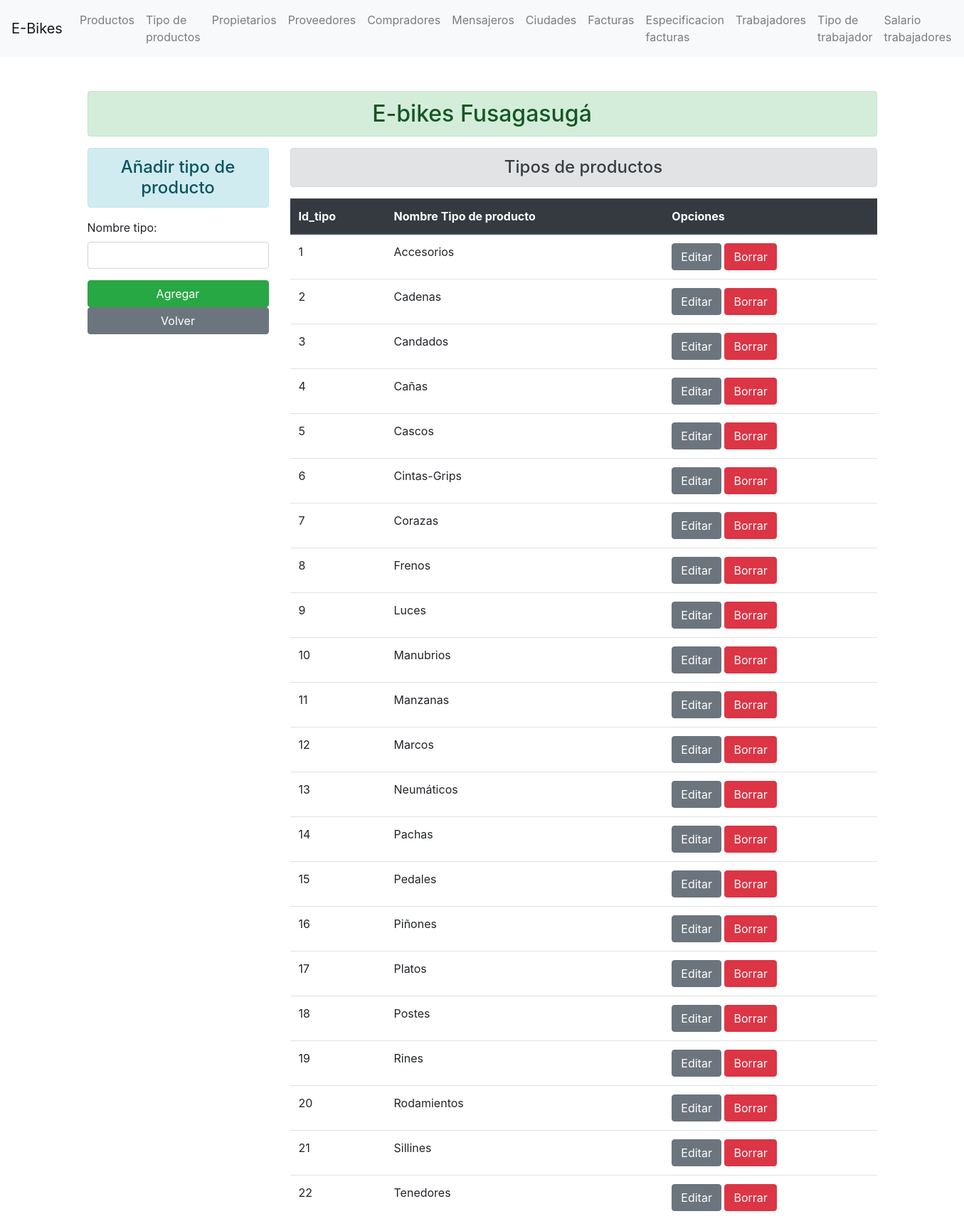
The page /tipoproducto/ on the database its author committed.
### enroll/models.py (models this page shows)
class Tipo_Producto(models.Model):
    id_tipo = models.AutoField(auto_created=True, primary_key=True)
    nombre_tipo = models.CharField(max_length=70)

### enroll/views.py (the view)
# urls.py: path('tipoproducto/', views.add_tipoproducto, name="addtipoproducto" ),
def add_tipoproducto(request):
    if request.method == 'POST':
        fm = Tipo_ProductoRegistration(request.POST)
        if fm.is_valid():
            nt = fm.cleaned_data['nombre_tipo']
            reg = Tipo_Producto(nombre_tipo=nt)
            reg.save()
            fm = Tipo_ProductoRegistration()
    else:
        fm = Tipo_ProductoRegistration()
    tipoproducto_add = Tipo_Producto.objects.all()
    return render(request, 'enroll/addtipoproducto.html', {'form':fm, 'tipoproducto':tipoproducto_add})

### enroll/forms.py
class Tipo_ProductoRegistration(forms.ModelForm):
    class Meta:
        model = Tipo_Producto
        fields = ['nombre_tipo']
        widgets = {
            'nombre_tipo': forms.TextInput(attrs={'class':'form-control'}),
        }

### enroll/templates/enroll/addtipoproducto.html (shortened to what this page needs)
{% extends 'enroll/base.html' %}
{% block content  %}
    <div class="row">
        <div class="col-sm-3">
            <h4 class="text-center alert alert-info">Añadir tipo de producto</h4>
            <form action=" " method="POST">
                {{form.as_p}}
                <input type="submit" class="btn btn-success btn-block" value="Agregar" >
            </form>
            <a class="btn btn-secondary btn-block" href="/">Volver</a>
        </div>
        <div class="col-sm-9">
            <h4 class="text-center alert alert-secondary">Tipos de productos</h4>
            {% if tipoproducto %}
                <table class="table">
                    <thead class="thead-dark">
                    <tr>
                        <th scope="col">Id_tipo</th>
                        <th scope="col">Nombre Tipo de producto</th>
                        <th scope="col">Opciones</th>
                    </tr>
                    </thead>
                    <tbody>
                        {% for tipoproductos in tipoproducto %}
                        <tr>
                            <td>{{tipoproductos.id_tipo}}</td>
                            <td>{{tipoproductos.nombre_tipo}}</td>
                            <td>
                                <a href="{% url 'updatetipoproducto' tipoproductos.id_tipo %}" class="btn btn-secondary bt-sm" >Editar</a>
                                <form action="{% url 'deletetipoproducto' tipoproductos.id_tipo %}" method="post" class="d-inline"> {% csrf_token %}
                                    <input type="submit" class="btn btn-danger bt-sm" value="Borrar">
                                </form>
                            </td>
                        </tr>
                        {% endfor %}
                    </tbody>
                </table>
            {% else %}
                <h4 class="text-center alert alert-warning">No hay tipos de productos registrados</h4>
            {%  endif %}
        </div>
    </div>
{% endblock content  %}

### rows shown on the page
Tipo_Producto: id_tipo "1", nombre_tipo "Accesorios"
Tipo_Producto: id_tipo "2", nombre_tipo "Cadenas"
Tipo_Producto: id_tipo "3", nombre_tipo "Candados"
Tipo_Producto: id_tipo "4", nombre_tipo "Cañas"
Tipo_Producto: id_tipo "5", nombre_tipo "Cascos"
Tipo_Producto: id_tipo "6", nombre_tipo "Cintas-Grips"
Tipo_Producto: id_tipo "7", nombre_tipo "Corazas"
Tipo_Producto: id_tipo "8", nombre_tipo "Frenos"
Tipo_Producto: id_tipo "9", nombre_tipo "Luces"
Tipo_Producto: id_tipo "10", nombre_tipo "Manubrios"
Tipo_Producto: id_tipo "11", nombre_tipo "Manzanas"
Tipo_Producto: id_tipo "12", nombre_tipo "Marcos"
Tipo_Producto: id_tipo "13", nombre_tipo "Neumáticos"
Tipo_Producto: id_tipo "14", nombre_tipo "Pachas"
Tipo_Producto: id_tipo "15", nombre_tipo "Pedales"
Tipo_Producto: id_tipo "16", nombre_tipo "Piñones"
Tipo_Producto: id_tipo "17", nombre_tipo "Platos"
Tipo_Producto: id_tipo "18", nombre_tipo "Postes"
Tipo_Producto: id_tipo "19", nombre_tipo "Rines"
Tipo_Producto: id_tipo "20", nombre_tipo "Rodamientos"
Tipo_Producto: id_tipo "21", nombre_tipo "Sillines"
Tipo_Producto: id_tipo "22", nombre_tipo "Tenedores"
